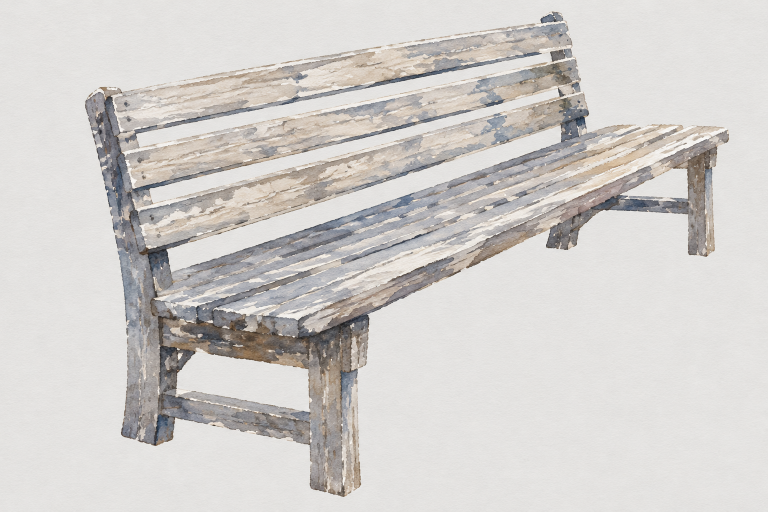
#> input picture assets/gen/bench2_0.png, 1536 x 1024 px (shown at 1/2 size)
$ python _bench2_probe.py
#> lines starting #> are read from the running program, lines starting #| are printed output that depends on the picture; after the words box and inside, x2 and y2 are one past the last pixel; in counts of white or black regions, pixels touching at a corner belong together
### _poet_matte.py
# -*- coding: utf-8 -*-
"""Аккуратное матирование спрайта: мягкая альфа по цвету фона + снятие серой каймы.

ПОЧЕМУ ПРЕЖНЯЯ ВЫРЕЗКА БЫЛА НЕРОВНОЙ (это вопрос Ивана 2026-11-04):
в сборке стоит `cutout()` — flood-fill ОТ КРАЯ холста по цветовой близости к фону
(tol=34) плюс размытие альфы 1.1 px. Три следствия:
  1) фон, ЗАМКНУТЫЙ петлёй волос, до края не достаётся → остаётся непрозрачным серым
     пятном между прядями (в кадре это и видно как «неровно вырезанные петли»);
  2) бинарная альфа + размытие = серая кайма по контуру (полупрозрачные пиксели,
     сохранившие цвет фона), на тёмных волосах она читается особенно сильно;
  3) webp пишется с потерями → кайма «звенит».

Здесь правильный маттинг:
  • мягкая альфа по расстоянию до цвета фона (A0..A1), а не бинарная;
  • ЛЮБАЯ замкнутая область цвета фона площадью ≤ HOLE_MAX считается фоном
    (петли волос), даже если она не связана с краем холста;
  • despill: у полупрозрачных пикселей вычитаем вклад фона по альфе
    (c = (c_obs − (1−a)·bg) / a) — серая кайма исчезает;
  • фон холста делаем ПРОЗРАЧНЫМ (RGBA), и сборка такие файлы больше не режет.

Запуск: python3 _poet_matte.py [имена]
Проверка: python3 _poet_hair_check.py
"""
import os
import sys
from collections import deque

import numpy as np
from PIL import Image

HERE = os.path.dirname(os.path.abspath(__file__))
GEN = os.path.join(HERE, 'assets', 'gen')
SPR = os.path.join(HERE, 'assets', 'sprites')

A0, A1 = 12.0, 40.0      # рампа альфы: d≤A0 — чистый фон, d≥A1 — чистый персонаж
# Пороги безопасны: замер `_poet_thresh_probe.py` даёт чёткую дыру между фоном (d≈0–3)
# и фигурой (20-й перцентиль d≈45), светлая рубашка тоже d>45 — в зону фона не попадает.
HOLE_MAX = 60000         # замкнутая область фона больше этого — не петля, оставляем
DESPILL = True


def label(mask):
    """Связные компоненты 4-связностью. Возвращает (labels int32, n).

    Реализация через union-find по строчным пробегам: на 1.8 Мпикс работает секунды,
    scipy в песочнице нет.
    """
    h, w = mask.shape
    parent = []

    def find(x):
        while parent[x] != x:
            parent[x] = parent[parent[x]]
            x = parent[x]
        return x

    def union(a, b):
        ra, rb = find(a), find(b)
        if ra != rb:
            parent[rb] = ra

    row_runs = []
    for y in range(h):
        row = mask[y]
        if not row.any():
            row_runs.append([])
            continue
        idx = np.nonzero(np.diff(np.concatenate(([0], row.view(np.int8), [0]))))[0]
        runs = []
        for i in range(0, len(idx), 2):
            x0, x1 = int(idx[i]), int(idx[i + 1]) - 1
            rid = len(parent)
            parent.append(rid)
            runs.append((x0, x1, rid))
        row_runs.append(runs)

    for y in range(1, h):
        prev, cur = row_runs[y - 1], row_runs[y]
        j = 0
        for x0, x1, rid in cur:
            while j < len(prev) and prev[j][1] < x0:
                j += 1
            k = j
            while k < len(prev) and prev[k][0] <= x1:
                union(rid, prev[k][2])
                k += 1

    labels = np.zeros((h, w), np.int32)
    for y in range(h):
        for x0, x1, rid in row_runs[y]:
            labels[y, x0:x1 + 1] = find(rid) + 1
    return labels, len(parent)


def matte(im):
    a = np.asarray(im.convert('RGB'), np.float32)
    h, w, _ = a.shape
#> h = 1024; w = 1536
    ring = np.concatenate([a[:8].reshape(-1, 3),
                           a[:int(h * 0.6), :8].reshape(-1, 3),
                           a[:int(h * 0.6), -8:].reshape(-1, 3)])
    bg = np.median(ring, 0)
#> bg = [228, 227, 225]
    d = np.sqrt(((a - bg) ** 2).sum(2))

    # 1) области, «заведомо фон» (строгий порог — иначе рампа альфы вырождается в бинарную)
    bgish = d <= A0
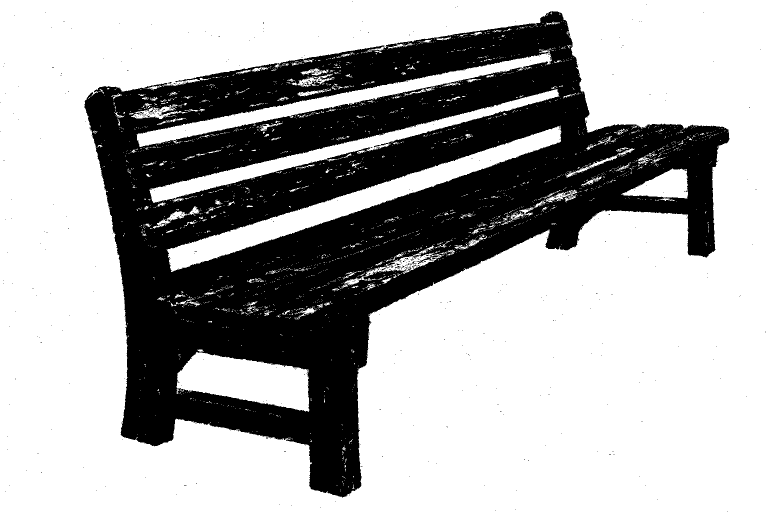
#> bgish: shape (1024, 1536) bool (shown at 1/2 size); 67.1% white; 594 black regions (590 under 20 px), largest, box (x1, y1, x2, y2) and area: (169, 22, 1459, 994) 517125, (273, 223, 287, 231) 36, (820, 522, 833, 531) 29, (790, 531, 801, 538) 28
    lab, n = label(bgish)
#> the loop in label, `for y in range(h):` made 1024 passes
#> idx on passes 1 to 3: [0, 1536], [0, 1536], [0, 704, 705, 1536]
#> after the loop in label, `for y in range(h):`: parent = 12786 values from 0 to 12785; row_runs = 1024 items
#> the loop in label, `for y in range(1, h):` made 1023 passes
#> (prev, cur) on passes 1 to 3: ([(0, 1535, 0)], [(0, 1535, 1)]), ([(0, 1535, 1)], [(0, 703, 2), (705, 1535, 3)]), ([(0, 703, 2), (705, 1535, 3)], [(0, 1535, 4)])
#> after the loop in label, `for y in range(h):`:
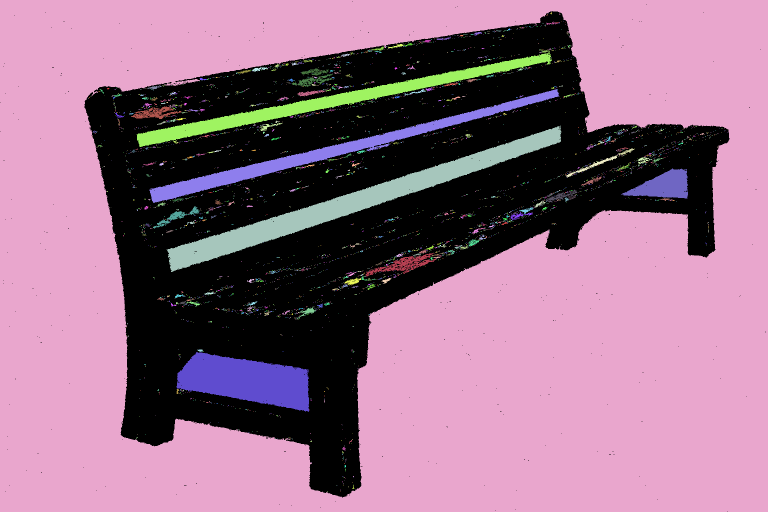
#> labels: shape (1024, 1536) int32 (shown at 1/2 size); 4288 distinct labels, from 0 to 12786; one colour per label, 0 black
#> n = 12786
    border_ids = set(np.unique(np.concatenate([lab[0], lab[-1], lab[:, 0], lab[:, -1]])).tolist())
#> border_ids = 2 items
    sizes = np.bincount(lab.ravel(), minlength=n + 1)
#> sizes = 12787 values, max 938843 at index 12786, min 0 at index 1, mean 123
    bgmask = np.zeros((h, w), bool)
    for lid in np.unique(lab):
        if lid == 0:
            continue
        if lid in border_ids or sizes[lid] <= HOLE_MAX:
            bgmask |= (lab == lid)          # фон с края ИЛИ замкнутая петля волос
#> this loop made 4288 passes
#> lid on passes 2 to 4: 42, 43, 47
    # 2) мягкая альфа
    ramp = np.clip((d - A0) / (A1 - A0), 0.0, 1.0)
    alpha = np.where(bgmask, 0.0, ramp)
    alpha[d >= A1] = 1.0
    # 3) despill: снимаем вклад фона у полупрозрачных пикселей
    if DESPILL:
        a3 = alpha[..., None]
        safe = np.maximum(a3, 0.15)
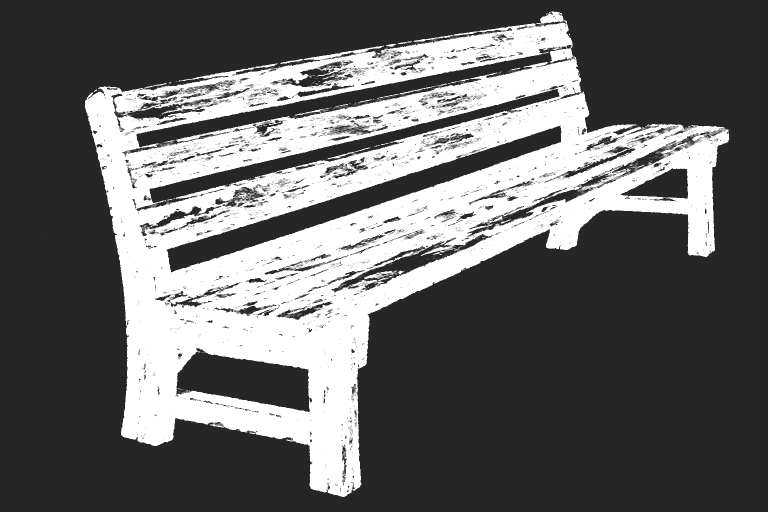
#> safe: shape (1024, 1536, 1) float32 (shown at 1/2 size); min 0.15, max 1, mean 0.403
        unmixed = (a - (1.0 - a3) * bg) / safe
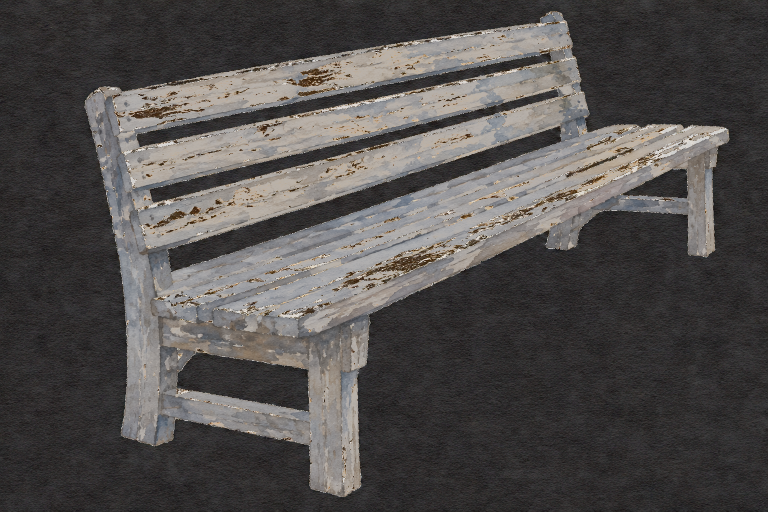
#> unmixed: shape (1024, 1536, 3) float32 (shown at 1/2 size); mean R, G, B 55.9, 50.7, 48.6; drawn with min black and max white
        mixed = (alpha > 0.02) & (alpha < 0.98)
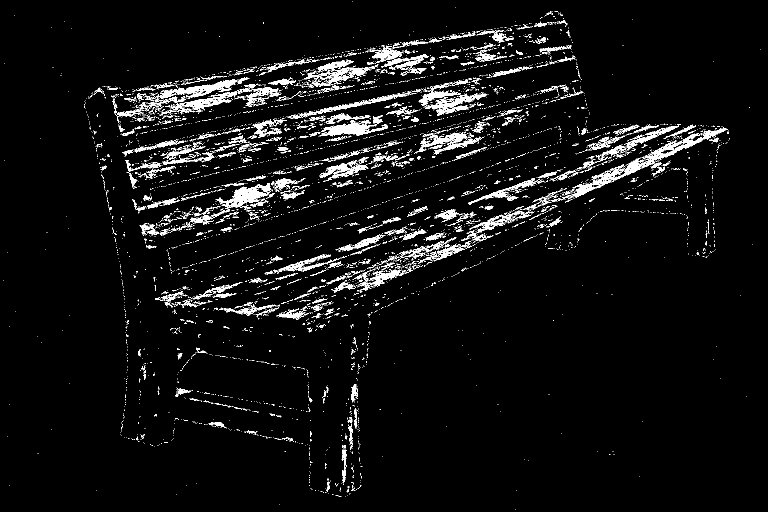
#> mixed: shape (1024, 1536) bool (shown at 1/2 size); 5% white; 6021 white regions (5610 under 20 px), largest, box (x1, y1, x2, y2) and area: (1101, 256, 1455, 404) 4345, (607, 119, 750, 174) 2135, (639, 230, 776, 273) 2049
        out = np.where(mixed[..., None], np.clip(unmixed, 0, 255), a)
    else:
        out = a
    rgba = np.dstack([out, alpha * 255.0]).round().astype(np.uint8)
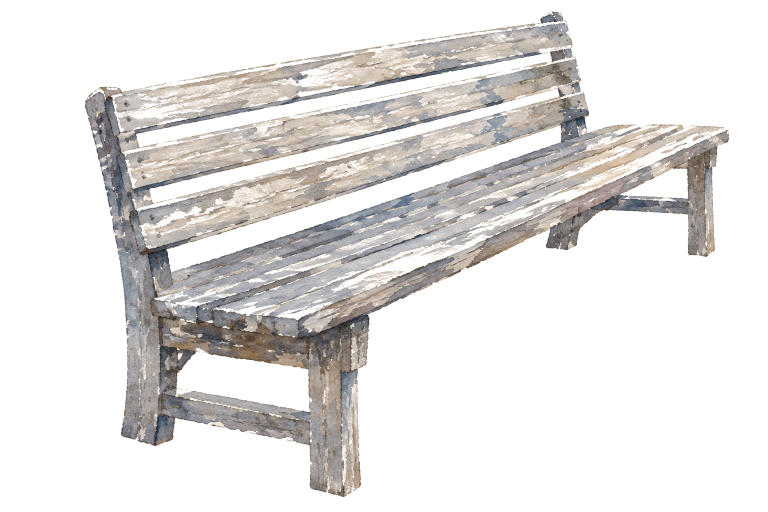
#> rgba: shape (1024, 1536, 4) (shown at 1/2 size); mean R, G, B, A 208.7, 205.1, 201.9, 77; transparent parts drawn white
    stats = dict(bg=bg.round().astype(int).tolist(),
                 removed=float(bgmask.mean()),
                 soft=float(((alpha > 0.02) & (alpha < 0.98)).mean()))
#> stats = {'bg': [228, 227, 225], 'removed': 0.671, 'soft': 0.0499}
    return Image.fromarray(rgba, 'RGBA'), stats


# [6 lines left out: function find, not called in this run]


FILES = ['ha_neutral', 'ha_interested', 'ha_upset',
         'sh_neutral', 'sh_tired', 'sh_inspired']

# [15 lines that do not run on import are left out]

### _bench2_probe.py
# -*- coding: utf-8 -*-
"""Разбор НОВОЙ скамейки (assets/gen/bench2_0.png) без зрения: разворот, торцы, сиденье.

Что печатаем:
  1) bbox «дерева» и касается ли он краёв кадра (значит генератор обрезал);
  2) PCA длинной оси маски -> угол наклона скамейки в кадре;
  3) по колонкам верх/низ маски -> где ближний торец (высокая колонка) и где дальний;
  4) профиль заполнения по строкам -> где полоса сиденья и где просвет под ним;
  5) ASCII силуэта в полном разрешении (плотная маска).
"""
import os
import sys

import numpy as np
from PIL import Image

HERE = os.path.dirname(os.path.abspath(__file__))
sys.path.insert(0, HERE)
from _poet_matte import matte  # noqa: E402

P = os.path.join(HERE, 'assets', 'gen', 'bench2_0.png')

rgba, st = matte(Image.open(P))
#> st has the same summary as stats in matte
a = np.asarray(rgba.split()[-1]).astype(np.float32)
#> a: shape (1024, 1536) float32
m = a > 140
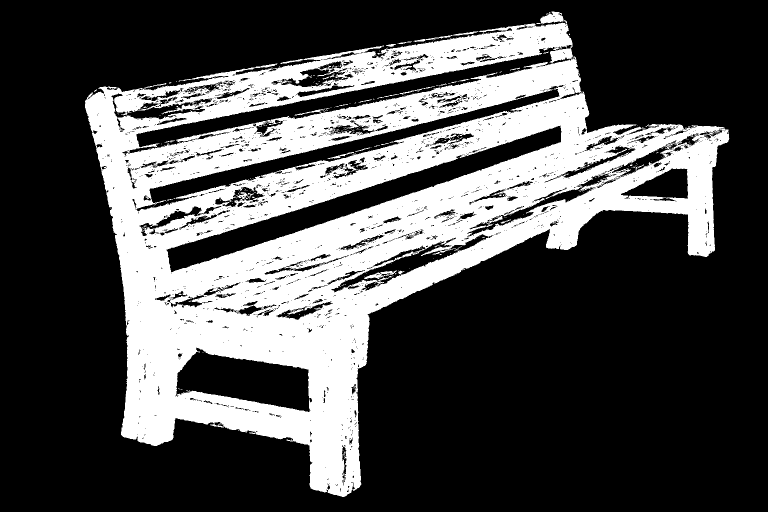
#> m: shape (1024, 1536) bool (shown at 1/2 size); 29.9% white; 437 white regions (410 under 20 px), largest, box (x1, y1, x2, y2) and area: (170, 45, 1459, 994) 466625, (1073, 23, 1127, 48) 755, (728, 541, 794, 558) 399
print('%s %dx%d, плотных пикселей %.1f%%, фон снят %.0f%%'
      % (os.path.basename(P), rgba.width, rgba.height, 100 * m.mean(), 100 * st['removed']))
#| bench2_0.png 1536x1024, плотных пикселей 29.9%, фон снят 67%

ys, xs = np.nonzero(m)
x0, x1, y0, y1 = xs.min(), xs.max(), ys.min(), ys.max()
#> x0 = 170; x1 = 1458; y0 = 23; y1 = 993
print('bbox: x %d..%d  y %d..%d  (%dx%d)'
      % (x0, x1, y0, y1, x1 - x0 + 1, y1 - y0 + 1))
#| bbox: x 170..1458  y 23..993  (1289x971)
for side, val, lim in (('левый', x0, 3), ('правый', rgba.width - 1 - x1, 3),
                       ('верхний', y0, 3), ('нижний', rgba.height - 1 - y1, 3)):
    print('  %-8s край: %d px до рамки%s' % (side, val, '  <-- ОБРЕЗАНО' if val <= lim else ''))
#> this loop made 4 passes
#> (side, val) on passes 1 to 4: ('левый', 170), ('правый', 77), ('верхний', 23), ('нижний', 30)
#|   левый    край: 170 px до рамки
#|   правый   край: 77 px до рамки
#|   верхний  край: 23 px до рамки
#|   нижний   край: 30 px до рамки

# PCA длинной оси
pts = np.stack([xs, ys], 1).astype(np.float64)
#> pts = 470365 pairs, first value 170 to 1458, second value 23 to 993
c = pts.mean(0)
#> c = [700, 441.7]
cov = np.cov((pts - c).T)
#> cov = [[98832.1, -24631.8], [-24631.8, 46818.4]]
w, v = np.linalg.eigh(cov)
#> w = [37005.1, 108645.3]; v = [[-0.37, -0.929], [-0.929, 0.37]]
main = v[:, np.argmax(w)]
#> main = [-0.929, 0.37]
ang = np.degrees(np.arctan2(main[1], main[0]))
#> ang = 158.3
if ang > 90:
    ang -= 180
#> ang = -21.72
if ang < -90:
    ang += 180
print('PCA длинной оси: %.1f° (0 = горизонтально, минус = вверх-вправо), '
      'отношение осей %.2f' % (ang, (max(w) / max(min(w), 1e-9)) ** 0.5))
#| PCA длинной оси: -21.7° (0 = горизонтально, минус = вверх-вправо), отношение осей 1.71

# профиль по колонкам: верх и низ
prof = []
for x in range(x0, x1 + 1):
    col = np.nonzero(m[:, x])[0]
    if len(col):
        prof.append((x, col.min(), col.max(), col.max() - col.min() + 1))
#> this loop made 1289 passes
#> col on pass 1: [202, 203, 204, 207, 208, 209, 210, 211, 212, 213, 214, 215]
#> after the loop, prof = 1289 items, first 6: (170, 202, 215, 14), (171, 200, 218, 19), (172, 199, 222, 24), (173, 199, 225, 27), (174, 195, 227, 33), (175, 194, 231, 38)
prof = np.array(prof, float)
#> prof = 1289 rows, first 6: [170, 202, 215, 14], [171, 200, 218, 19], [172, 199, 222, 24], [173, 199, 225, 27], [174, 195, 227, 33], [175, 194, 231, 38]
print('\nвысота скамейки по колонкам (каждая 1/10 ширины):')
for k in range(10):
    i = int((len(prof) - 1) * k / 9)
    print('  x %4.0f (%3.0f%%)  верх %4.0f  низ %4.0f  высота %4.0f'
          % (prof[i, 0], 100 * (prof[i, 0] - x0) / (x1 - x0), prof[i, 1], prof[i, 2], prof[i, 3]))
#> this loop made 10 passes
#> i on passes 1 to 10: 0, 143, 286, 429, 572, 715, 858, 1001, 1144, 1288
#|   x  170 (  0%)  верх  202  низ  215  высота   14
#|   x  313 ( 11%)  верх  170  низ  891  высота  722
#|   x  456 ( 22%)  верх  144  низ  856  высота  713
#|   x  599 ( 33%)  верх  119  низ  885  высота  767
#|   x  742 ( 44%)  верх   95  низ  624  высота  530
#|   x  885 ( 56%)  верх   73  низ  559  высота  487
#|   x 1028 ( 67%)  верх   52  низ  491  высота  440
#|   x 1171 ( 78%)  верх  203  низ  446  высота  244
#> (further printed lines are left out)
i_max = int(np.argmax(prof[:, 3]))
#> i_max = 515
print('самая высокая колонка: x=%.0f высота %.0f px -> %s торец'
      % (prof[i_max, 0], prof[i_max, 3],
         'ЛЕВЫЙ' if prof[i_max, 0] < (x0 + x1) / 2 else 'ПРАВЫЙ'))
#| самая высокая колонка: x=685 высота 890 px -> ЛЕВЫЙ торец

# верхняя кромка (спинка) — наклон
sel = prof[(prof[:, 0] > x0 + 0.08 * (x1 - x0)) & (prof[:, 0] < x1 - 0.08 * (x1 - x0))]
#> sel = 1081 rows, first 6: [274, 178, 877, 700], [275, 178, 881, 704], [276, 178, 882, 705], [277, 177, 882, 706], [278, 177, 883, 707], [279, 177, 883, 707]
if len(sel) > 20:
    k1, b1 = np.polyfit(sel[:, 0], sel[:, 1], 1)
#> k1 = 0.0335; b1 = 101.7
    print('верхняя кромка: наклон %.1f° (плюс = вниз-вправо)' % np.degrees(np.arctan(k1)))
#| верхняя кромка: наклон 1.9° (плюс = вниз-вправо)

# профиль заполнения по строкам
print('\nзаполнение по строкам (24 полосы, % ширины в каждой):')
for r in range(24):
    yy = int(y0 + (y1 - y0) * r / 24)
    row = m[yy]
    cols = np.nonzero(row)[0]
    print('  y %4d (%3.0f%%)  заполнено %5.1f%%  x %4.0f..%4.0f'
          % (yy, 100 * (yy - y0) / max(1, y1 - y0), 100 * row.mean(),
             cols.min() if len(cols) else 0, cols.max() if len(cols) else 0))
#> this loop made 24 passes
#> yy on passes 2 to 13: 63, 103, 144, 184, 225, 265, 305, 346, 386, 427, 467, 508
#> (yy, cols) on pass 1: (23, [1103, 1104, 1105, 1106, 1107, 1108])
#|   y   23 (  0%)  заполнено   0.4%  x 1103..1108
#|   y   63 (  4%)  заполнено  10.2%  x  946..1133
#|   y  103 (  8%)  заполнено  25.5%  x  693..1143
#|   y  144 ( 12%)  заполнено  30.3%  x  451..1157
#|   y  184 ( 17%)  заполнено  43.3%  x  196..1167
#|   y  225 ( 21%)  заполнено  41.0%  x  173..1177
#|   y  265 ( 25%)  заполнено  55.0%  x  185..1456
#|   y  305 ( 29%)  заполнено  59.2%  x  194..1434
#> (further printed lines are left out)

# ASCII
cols_n, rows_n = 96, 32
print('\nсилуэт:')
for r in range(rows_n):
    ya, yb = y0 + int((y1 - y0) * r / rows_n), y0 + int((y1 - y0) * (r + 1) / rows_n)
    line = []
    for cc in range(cols_n):
        xa = x0 + int((x1 - x0) * cc / cols_n)
        xb = x0 + int((x1 - x0) * (cc + 1) / cols_n)
        f = m[ya:max(yb, ya + 1), xa:max(xb, xa + 1)].mean()
        line.append('#' if f > 0.6 else ('+' if f > 0.25 else ('.' if f > 0.06 else ' ')))
    print('|' + ''.join(line) + '|')
#> this loop made 32 passes
#> (ya, yb) on passes 1 to 12: (23, 53), (53, 83), (83, 113), (113, 144), (144, 174), (174, 204), (204, 235), (235, 265), (265, 295), (295, 326), (326, 356), (356, 386)
